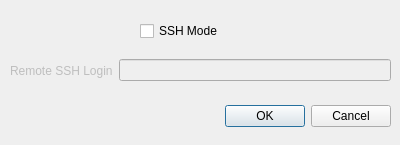
<?xml version="1.0" encoding="UTF-8"?>
<ui version="4.0">
 <class>PreferencesDialog</class>
 <widget class="QDialog" name="PreferencesDialog">
  <property name="windowModality">
   <enum>Qt::ApplicationModal</enum>
  </property>
  <property name="geometry">
   <rect>
    <x>0</x>
    <y>0</y>
    <width>400</width>
    <height>145</height>
   </rect>
  </property>
  <property name="windowTitle">
   <string>Preferences</string>
  </property>
  <widget class="QDialogButtonBox" name="buttonBox">
   <property name="geometry">
    <rect>
     <x>50</x>
     <y>100</y>
     <width>341</width>
     <height>32</height>
    </rect>
   </property>
   <property name="orientation">
    <enum>Qt::Horizontal</enum>
   </property>
   <property name="standardButtons">
    <set>QDialogButtonBox::Cancel|QDialogButtonBox::Ok</set>
   </property>
  </widget>
  <widget class="QCheckBox" name="checkBoxSSH">
   <property name="geometry">
    <rect>
     <x>140</x>
     <y>20</y>
     <width>98</width>
     <height>22</height>
    </rect>
   </property>
   <property name="text">
    <string>SSH Mode</string>
   </property>
  </widget>
  <widget class="QWidget" name="horizontalLayoutWidget">
   <property name="geometry">
    <rect>
     <x>10</x>
     <y>50</y>
     <width>381</width>
     <height>41</height>
    </rect>
   </property>
   <layout class="QHBoxLayout" name="horizontalLayout">
    <item>
     <widget class="QLabel" name="label">
      <property name="enabled">
       <bool>false</bool>
      </property>
      <property name="text">
       <string>Remote SSH Login</string>
      </property>
     </widget>
    </item>
    <item>
     <widget class="QLineEdit" name="lineEditSSHAddress">
      <property name="enabled">
       <bool>false</bool>
      </property>
     </widget>
    </item>
   </layout>
  </widget>
 </widget>
 <resources/>
 <connections>
  <connection>
   <sender>buttonBox</sender>
   <signal>accepted()</signal>
   <receiver>PreferencesDialog</receiver>
   <slot>accept()</slot>
   <hints>
    <hint type="sourcelabel">
     <x>248</x>
     <y>254</y>
    </hint>
    <hint type="destinationlabel">
     <x>157</x>
     <y>274</y>
    </hint>
   </hints>
  </connection>
  <connection>
   <sender>buttonBox</sender>
   <signal>rejected()</signal>
   <receiver>PreferencesDialog</receiver>
   <slot>reject()</slot>
   <hints>
    <hint type="sourcelabel">
     <x>316</x>
     <y>260</y>
    </hint>
    <hint type="destinationlabel">
     <x>286</x>
     <y>274</y>
    </hint>
   </hints>
  </connection>
  <connection>
   <sender>checkBoxSSH</sender>
   <signal>clicked(bool)</signal>
   <receiver>label</receiver>
   <slot>setEnabled(bool)</slot>
   <hints>
    <hint type="sourcelabel">
     <x>166</x>
     <y>27</y>
    </hint>
    <hint type="destinationlabel">
     <x>101</x>
     <y>67</y>
    </hint>
   </hints>
  </connection>
  <connection>
   <sender>checkBoxSSH</sender>
   <signal>clicked(bool)</signal>
   <receiver>lineEditSSHAddress</receiver>
   <slot>setEnabled(bool)</slot>
   <hints>
    <hint type="sourcelabel">
     <x>187</x>
     <y>31</y>
    </hint>
    <hint type="destinationlabel">
     <x>218</x>
     <y>62</y>
    </hint>
   </hints>
  </connection>
 </connections>
</ui>
